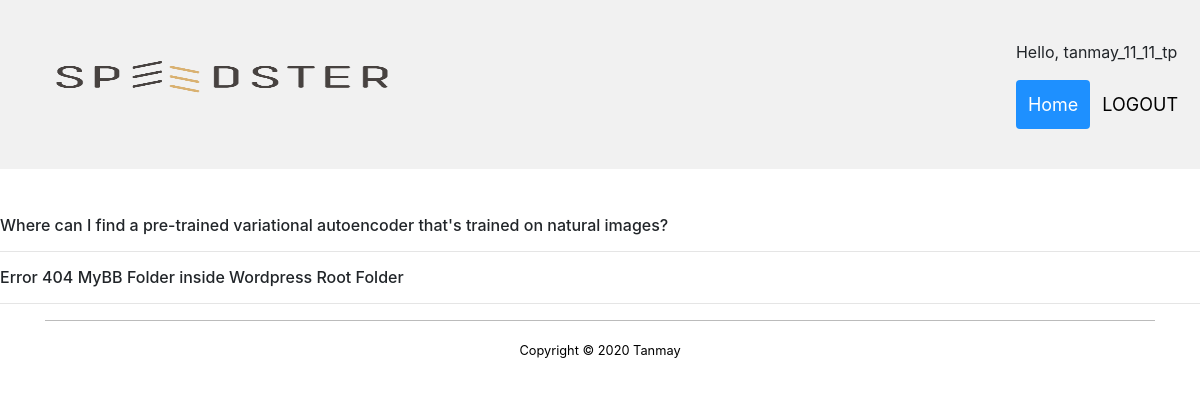
/questions/my_question (signed in), run on the app's committed database.
### create_user/models.py (models this page shows, shortened)
class Question(models.Model):
    user = models.ForeignKey(settings.AUTH_USER_MODEL,on_delete=models.CASCADE)
    title = models.CharField(max_length =200)
    body = models.TextField(blank =True ,null=True)
    created =models.DateTimeField(editable =False,null=True ,blank=True)
    modified =models.DateTimeField()
    answers_count = models.IntegerField(default=0)
    points =models.IntegerField(default=0)
    hidden =models.BooleanField(default =False)

### create_user/views.py (the view)
# urls.py: path('questions/my_question',views.my_question_view,name='my_question_view'),
def my_question_view(request):
    current_user =request.user
    if not current_user.is_authenticated:
        return redirect('login')
    question=Question.objects.filter(user_id = current_user.id)
    is_question_asked =len(question) >0
    return render(request,'my_question.html',{'current_user':current_user,'questions':question,'is_question_asked':is_question_asked})

### templates/my_question.html (shortened to what this page needs)
{% extends 'base.html' %}
{% block content %}
<br><br><br>
{% for i in questions %}
<h6>{{i.title}}</h6> <hr>
{% endfor %}
{% endblock %}

### templates/navbar.html (shortened to what this page needs)
{% load static %}
<div id="navbar">
  <a class="nav-link" href="{% url 'home' %}"> <img class="logo" src="{% static 'images/as.png' %}" alt=""> </a>
  <div id="navbar-right">
    {% if user.is_authenticated %}
    <p>Hello, {{user.username}}</p>
    {% endif %}
    <a class="active" href="{% url 'home' %}">Home <span class="sr-only">(current)</span></a>
    {% if user.is_authenticated %}
        <a href="/accounts/logout/">LOGOUT</a>
      {% else %}
        <a href="{% url 'signup' %}">Sign-up</a>
        <a class="nav-link" href="/accounts/login/">LOGIN</a>
      {% endif %}
  </div>
</div>

### static/css/tanmay.css (style rules this page uses)
#navbar { overflow: hidden; background-color: #f1f1f1; padding: 40px 10px; transition: 0.4s; position: fixed; width: 100%; top: 0; z-index: 99; }
#navbar a { float: left; color: black; text-align: center; padding: 12px; text-decoration: none; font-size: 18px; line-height: 25px; border-radius: 4px; }
#navbar a.active { background-color: dodgerblue; color: white; }
#navbar-right { float: right; }

### templates/navbar.html (style rules this page uses)
.logo { width: 400px; height:50px; }

### data on the page
Question: title "Where can I find a pre-trained variational autoencoder that's trained on natural images?"
Question: title "Error 404 MyBB Folder inside Wordpress Root Folder"

### other printed values
{{ user.username }} "tanmay_11_11_tp"
